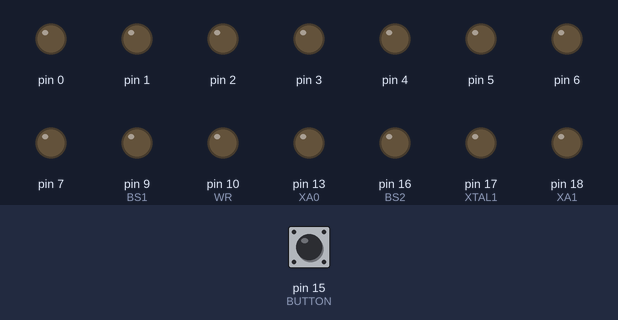
This sketch was run on a simulated Arduino Uno, built with avr-gcc and run on an emulated ATmega328P. On the bench: output pins drawn as LEDs (lit = HIGH). The inputs (shaded band) are chosen by the test bench; at power-on: pin 15 (BUTTON) HIGH. Pins used as bus, display or sensor lines are not drawn. At 2.5 s the program stops and its outputs stay as they are.

Above: at 1.2 s.
1.3 s: pin 15 (BUTTON) pulled LOW for 0.15 s
At 2.2 s:
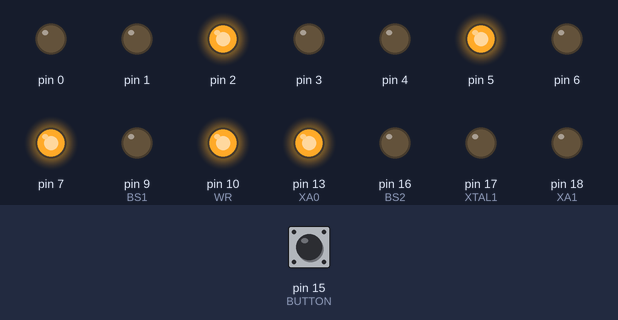
Timing chart, 0 to 4.0 s (numbered marks = the images above; inputs shaded):
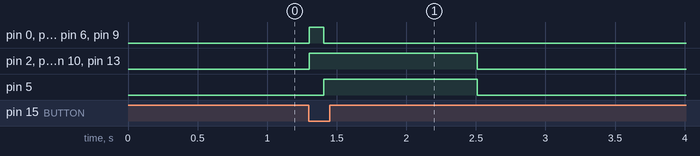

The sketch:

HV_Programmer_Atmega8_only.ino
```cpp
/*
  HVFuse - Use High Voltage Programming Mode to Set Fuses on ATmega48/88/168
  09/23/08  Jeff Keyzer  http://mightyohm.com
  The HV programming routines are based on those described in the
  ATmega48/88/168 datasheet 2545M-AVR-09/07, pg. 290-297
  This program should work for other members of the AVR family, but has only
  been verified to work with the ATmega168.  If it works for you, please
  let me know!  http://mightyohm.com/blog/contact/
*/
//Link:- https://mightyohm.com/blog/2008/09/arduino-based-avr-high-voltage-programmer/comment-page-3/

// Desired fuse configuration
//For ATMega8
#define  LFUSE  0xA4   // http://www.engbedded.com/cgi-bin/fc.cgi
#define  HFUSE  0xCD   // Default for ATmega48/88/168, for others see

// Pin Assignments
#define  DATA    PORTD // PORTD = Arduino Digital pins 0-7
#define  DATAD   DDRD  // Data direction register for DATA port
#define  VCC     8
#define  RDY     12     // RDY/!BSY signal from target
#define  OE      11
#define  WR      10
#define  BS1     9
#define  XA0     13
#define  XA1     18    // Analog inputs 0-5 can be addressed as
#define  PAGEL   19    // digital outputs 14-19
#define  RST     14    // Output to level shifter for !RESET
#define  BS2     16
#define  XTAL1   17

#define  BUTTON  15    // Run button

void setup()  // run once, when the sketch starts
{
  // Set up control lines for HV parallel programming
  DATA = 0x00;  // Clear digital pins 0-7
  DATAD = 0xFF; // set digital pins 0-7 as outputs
  pinMode(VCC, OUTPUT);
  pinMode(RDY, INPUT);
  pinMode(OE, OUTPUT);
  pinMode(WR, OUTPUT);
  pinMode(BS1, OUTPUT);
  pinMode(XA0, OUTPUT);
  pinMode(XA1, OUTPUT);
  pinMode(PAGEL, OUTPUT);
  pinMode(RST, OUTPUT);  // signal to level shifter for +12V !RESET
  pinMode(BS2, OUTPUT);
  pinMode(XTAL1, OUTPUT);

  pinMode(BUTTON, INPUT);
  digitalWrite(BUTTON, HIGH);  // turn on pullup resistor

  // Initialize output pins as needed
  digitalWrite(RST, HIGH);  // Level shifter is inverting, this shuts off 12V
}

void loop()  // run over and over again
{
  while (digitalRead(BUTTON) == HIGH) { // wait until button is pressed
  }
  // Initialize pins to enter programming mode
  digitalWrite(PAGEL, LOW);
  digitalWrite(XA1, LOW);
  digitalWrite(XA0, LOW);
  digitalWrite(BS1, LOW);
  digitalWrite(BS2, LOW);
  // Enter programming mode
  digitalWrite(VCC, HIGH);  // Apply VCC to start programming process
  digitalWrite(WR, HIGH);  // Now we can assert !OE and !WR
  digitalWrite(OE, HIGH);
  delay(1);
  digitalWrite(RST, LOW);   // Apply 12V to !RESET thru level shifter
  delay(1);
  // Now we're in programming mode until RST is set HIGH again

  // First we program HFUSE
  sendcmd(B01000000);  // Send command to enable fuse programming mode
  writefuse(HFUSE, true);

  // Now we program LFUSE
  sendcmd(B01000000);
  writefuse(LFUSE, false);

  delay(1000);  // wait a while to allow button to be released

  // Exit programming mode
  digitalWrite(RST, HIGH);

  // Turn off all outputs
  DATA = 0x00;
  digitalWrite(OE, LOW);
  digitalWrite(WR, LOW);
  digitalWrite(PAGEL, LOW);
  digitalWrite(XA1, LOW);
  digitalWrite(XA0, LOW);
  digitalWrite(BS1, LOW);
  digitalWrite(BS2, LOW);
  digitalWrite(VCC, LOW);
  while (1)
  {
  }
}

void sendcmd(byte command)  // Send command to target AVR
{
  // Set controls for command mode
  digitalWrite(XA1, HIGH);
  digitalWrite(XA0, LOW);
  digitalWrite(BS1, LOW);
  //DATA = B01000000;  // Command to load fuse bits
  DATA = command;
  digitalWrite(XTAL1, HIGH);  // pulse XTAL to send command to target
  delay(1);
  digitalWrite(XTAL1, LOW);
  //delay(1);
}

void writefuse(byte fuse, boolean highbyte)  // write high or low fuse to AVR
{
  // if highbyte = true, then we program HFUSE, otherwise LFUSE

  // Enable data loading
  digitalWrite(XA1, LOW);
  digitalWrite(XA0, HIGH);
  delay(1);
  // Write fuse
  DATA = fuse;  // set desired fuse value
  digitalWrite(XTAL1, HIGH);
  delay(1);
  digitalWrite(XTAL1, LOW);
  if (highbyte == true)
    digitalWrite(BS1, HIGH);  // program HFUSE
  else
    digitalWrite(BS1, LOW);
  digitalWrite(WR, LOW);
  delay(1);
  digitalWrite(WR, HIGH);
  delay(100);
}
```

Measured:
- after the input at 1.3 s, pin 0, pin 3, pin 9 (BS1): LOW → HIGH at once, → LOW 0.10 s later; pin 2, pin 7, pin 10 (WR), pin 13 (XA0): LOW → HIGH at once, → LOW 1.2 s later; pin 5: LOW → HIGH after 0.11 s, → LOW 1.1 s later; pin 6: LOW → HIGH at once, → LOW 0.11 s later
